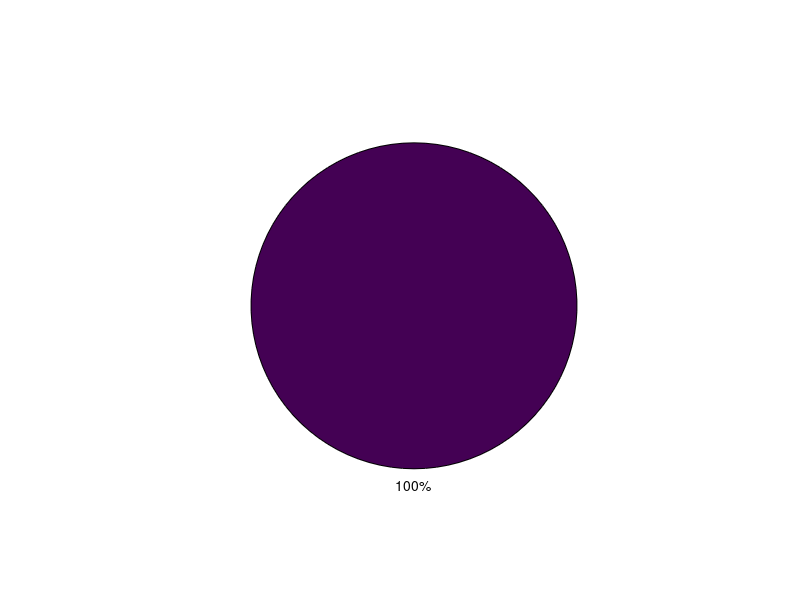

This figure's MATLAB source:
% EoMP Section 3.4
% Problem statement: 
% Convert a user-inputted array into a pie chart and explode the largest
% slice.

x = input("Enter array: ");
[m, idx] = max(x);
expl_arr = zeros(size(x));
expl_arr(idx) = true;
pie(x,expl_arr);
